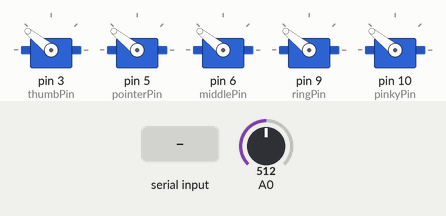
The sketch below on a simulated Arduino Leonardo, built with avr-gcc and run on an emulated ATmega32U4. On the bench: 5 × servo. The test bench sets the inputs (shaded band); at power-on: A0 = 512.

Above: at 2.2 s.
2.3 s: "m" received over the second serial link
At 6.7 s:
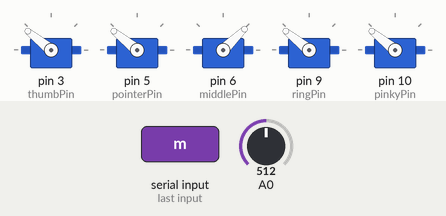
8.9 s: "h" received over the second serial link
At 9.9 s:
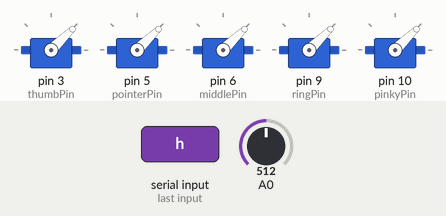
At 10.7 s:
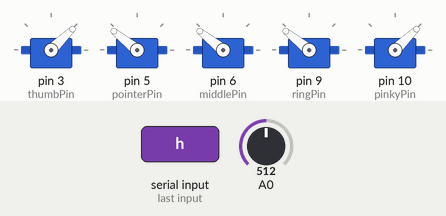
12.6 s: "s" received over the second serial link
17.0 s: "b" received over the second serial link
Timing chart, 0 to 24.0 s (numbered marks = the images above; inputs shaded):
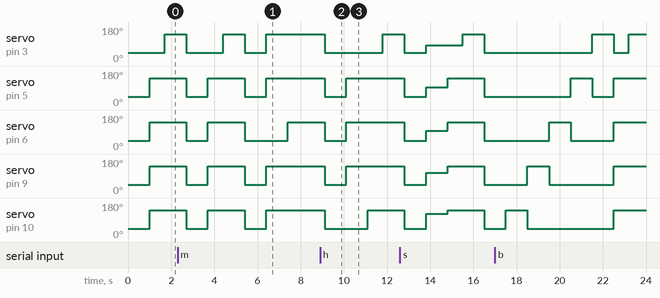

The sketch:

testFlex.ino
```cpp
char command = 'i';

#include <Servo.h>  //use the library
Servo thumb;            //defines the name
Servo pointer;
Servo middle;
Servo ring;
Servo pinky;
#define thumbPin 3
#define pointerPin 5
#define middlePin 6
#define ringPin 9
#define pinkyPin 10
char inString = 'a';
#define max 1000    //should be right
#define actualMin 2000
#define min 2000

void bat() {
  Serial1.println(analogRead(A0)/(1024.0));
}

void setup() {
  Serial1.begin(9600);
  thumb.attach(thumbPin, actualMin, max);
  pointer.attach(pointerPin, actualMin, max);
  middle.attach(middlePin, actualMin, max);
  ring.attach(ringPin, actualMin, max);
  pinky.attach(pinkyPin, actualMin, max);
  bat();
  Serial1.println("Begin");
  palm();
}

void loop() {
  bat();
  fist();
  palm();
  if (Serial1.available() > 0) {
    command = Serial1.read();
    switch (command) {
      case 'f':
        fist();
        Serial1.println(command);
        break;
      case 'p':
        palm();
        Serial1.println(command);
        break;
      case 'm':
        mid();
        Serial1.println(command);
        break;
      case 't':
        thumbsUp();
        Serial1.println(command);
        break;
      case 'h':
        hangTen();
        Serial1.println(command);
        break;
        case 's':
        handShake(max+500);
        Serial1.println(command);
        break;
        case 'b':
        showOff();
        Serial1.println(command);
        break;
    }
  }
}

//functions--------------------------

void fist()
{
  pointer.writeMicroseconds(min);
  middle.writeMicroseconds(min);
  ring.writeMicroseconds(min);
  pinky.writeMicroseconds(min);

  delay(700);
  thumb.writeMicroseconds(min);
  delay(1000);
}

void palm()
{
  thumb.writeMicroseconds(max);
  pointer.writeMicroseconds(max);
  middle.writeMicroseconds(max);
  ring.writeMicroseconds(max);
  pinky.writeMicroseconds(max);
  delay(1000);
}

void thumbsUp()
{
  thumb.writeMicroseconds(max);
  pointer.writeMicroseconds(min);
  middle.writeMicroseconds(min);
  ring.writeMicroseconds(min);
  pinky.writeMicroseconds(min);
  delay(1000);
}

void mid()
{
  thumb.writeMicroseconds(min);
  pointer.writeMicroseconds(min);
  middle.writeMicroseconds(max);
  ring.writeMicroseconds(min);
  pinky.writeMicroseconds(min);
  delay(1000);
}

void hangTen()
{
  thumb.writeMicroseconds(max);
  pointer.writeMicroseconds(min);
  middle.writeMicroseconds(min);
  ring.writeMicroseconds(min);
  pinky.writeMicroseconds(max);
  delay(1000);
}

void handShake(int pp)
{
  thumb.writeMicroseconds(pp-100);
  pointer.writeMicroseconds(pp);
  middle.writeMicroseconds(pp+30);
  ring.writeMicroseconds(pp+150);
  pinky.writeMicroseconds(pp+300);
  delay(1000);
}

void showOff()
{
  #define d 1000
  pinky.writeMicroseconds(min);
  delay(d);
  ring.writeMicroseconds(min);
  pinky.writeMicroseconds(max);
  delay(d);
  middle.writeMicroseconds(min);
  ring.writeMicroseconds(max);
  delay(d);
  pointer.writeMicroseconds(min);
  middle.writeMicroseconds(max);
  delay(d);
  pointer.writeMicroseconds(max);
  thumb.writeMicroseconds(min);
  delay(d);
  thumb.writeMicroseconds(max);
}

char handWrite(char inChar) {
  switch (inChar) {
    case 'f':
      fist();
      break;
    case 'p':
      palm();
      break;
  }
}
```

Measured:
- after the input at 8.9 s, servo on pin 5 (pointerPin), servo on pin 6 (middlePin), servo on pin 9 (ringPin): goes on until 10.1 s, then stays 141°
- by itself, servo on pin 5 (pointerPin), servo on pin 9 (ringPin): alternates 141° for 1.7 s and 44° for 1.0 s
